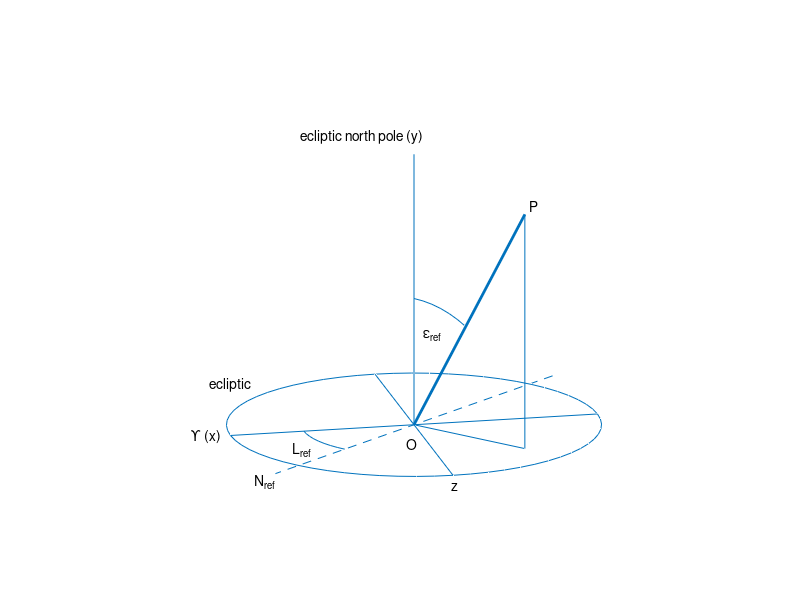

MATLAB code to generate this figure:
function fig1

clear all
close all

RAD=pi/180.0;
DEG=180.0/pi;

obliq_ref = 30*RAD;
lan_ref = 40*RAD;
obliq_axis = 19.5*RAD;
lan_axis = 320*RAD;

rad = 1.5*tan(obliq_axis);

Oref = [[1 0 0];[0 cos(obliq_ref) -sin(obliq_ref)];[0 sin(obliq_ref) cos(obliq_ref)]];
Lref = [[cos(lan_ref) -sin(lan_ref) 0];[sin(lan_ref) cos(lan_ref) 0];[0 0 1]];
Rref = Lref*Oref;

Oaxis = [[cos(obliq_axis) 0 sin(obliq_axis)];[0 1 0];[-sin(obliq_axis) 0 cos(obliq_axis)]];
Laxis = [[cos(lan_axis) -sin(lan_axis) 0];[sin(lan_axis) cos(lan_axis) 0];[0 0 1]];
Raxis = Laxis*Oaxis;
ref_axis = Rref * [0 0 1.5]';

figure;
line([-1 1],[0 0],[0 0]);
line([0 0],[-1 1],[0 0]);
line([0 0],[0 0],[0 1.5]);
c=circle(1);
line(c(:,1),c(:,2),c(:,3));
%patch([-1 -1 1 1],[-1 1 1 -1],[0 0 0 0],[.7 .7 .7],'FaceAlpha',0.2);
text(-1.05,0,0,'\Upsilon (x)','HorizontalAlignment','right');
text(0.05,0,1.6,'ecliptic north pole (y)','HorizontalAlignment','right');
text(-0.05,-1.2,0,'z');
text(-0.9,1.0,0,'ecliptic');
line([0 ref_axis(1)],[0 ref_axis(2)],[0 ref_axis(3)],'LineWidth',2);
line([ref_axis(1) ref_axis(1)],[ref_axis(2) ref_axis(2)],[0 ref_axis(3)]);
line([0 ref_axis(1)],[0 ref_axis(2)],[0 0]);
c=Lref*[1.2 0 0]';
line([c(1) -c(1)],[c(2) -c(2)],[0 0],'LineStyle','--');
text(c(1)*(-1.15),c(2)*(-1.15),0,'N_{ref}');

%c = circle(rad);
%c(:,3) = c(:,3)+1.5;
%for i=1:size(c,1), c(i,:) = Rref*c(i,:)'; end
%line(c(:,1),c(:,2),c(:,3),'Color',[.3 .3 .3]);

c = arc(0.7,pi,pi+obliq_ref);
for i=1:size(c,1), c(i,:) = Lref * [[0 0 1];[0 1 0];[-1 0 0]] * c(i,:)'; end
line(c(:,1),c(:,2),c(:,3));
c = arc(0.6,pi,pi+lan_ref);
line(c(:,1),c(:,2),c(:,3));
text(0.05,0.0,0.5,'\epsilon_{ref}');
text(-0.73,-0.33,0,'L_{ref}');

text(-0.04,0,-0.1,'O');
text(ref_axis(1)*1.04,ref_axis(2)*1.04,ref_axis(3)*1.04,'P');

axis equal tight
axis off
view(-12,16)
set(gca,'Projection','perspective');
end



function vtx=circle(rad)

nseg=64;
for i=0:nseg
    phi = i/nseg*pi*2;
    vtx(i+1,:) = [rad*cos(phi) rad*sin(phi) 0];
end

end


function vtx=arc(rad,phi0,phi1)

nseg=64;
vtx = [0 0 0];
nstep = ceil((phi1-phi0)/(2*pi)*nseg);
if nstep > 0
    dphi=(phi1-phi0)/nstep;
    i=1;
    for phi=phi0:dphi:phi1
        vtx(i,:) = [rad*cos(phi) rad*sin(phi) 0];
        i = i+1;
    end
end

end


% Calculate obliquity and LAN of axis w.r.t. ecliptic
% from obliquity and LAN of precession reference axis
% and relative obliquity and LAN
function [obliq lan]=axis_ecl(obliq_ref,lan_ref,obliq_rel,lan_rel)

Oref = [[1 0 0];[0 cos(obliq_ref) -sin(obliq_ref)];[0 sin(obliq_ref) cos(obliq_ref)]];
Lref = [[cos(lan_ref) -sin(lan_ref) 0];[sin(lan_ref) cos(lan_ref) 0];[0 0 1]];
Rref = Lref*Oref;
Orel = [[1 0 0];[0 cos(obliq_rel) -sin(obliq_rel)];[0 sin(obliq_rel) cos(obliq_rel)]];
Lrel = [[cos(lan_rel) -sin(lan_rel) 0];[sin(lan_rel) cos(lan_rel) 0];[0 0 1]];
Rrel = Lrel*Orel;
v=[0 0 1];

rot_axis = Rref * Rrel * v';
obliq = acos(rot_axis(3));
lan = atan2(rot_axis(1),-rot_axis(2));
end